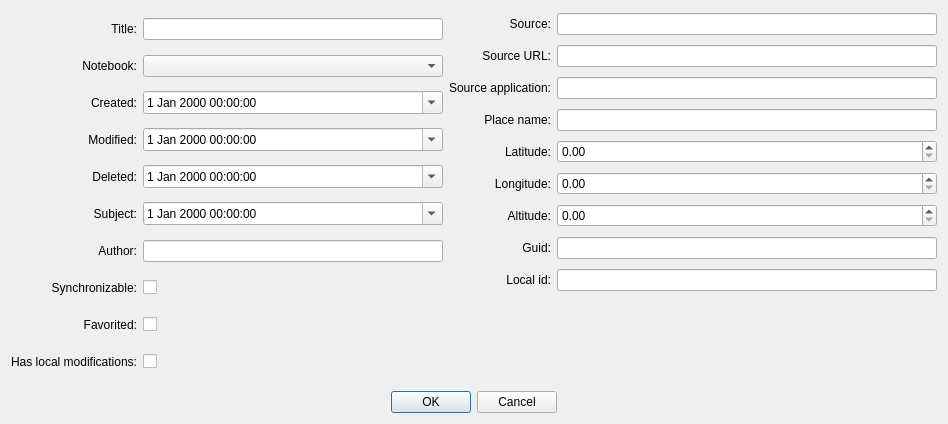
<?xml version="1.0" encoding="UTF-8"?>
<ui version="4.0">
 <class>EditNoteDialog</class>
 <widget class="QDialog" name="EditNoteDialog">
  <property name="geometry">
   <rect>
    <x>0</x>
    <y>0</y>
    <width>948</width>
    <height>424</height>
   </rect>
  </property>
  <property name="windowTitle">
   <string>Dialog</string>
  </property>
  <layout class="QGridLayout" name="gridLayout">
   <item row="0" column="0">
    <layout class="QGridLayout" name="leftGridLayout">
     <item row="0" column="0">
      <widget class="QLabel" name="titleLabel">
       <property name="minimumSize">
        <size>
         <width>0</width>
         <height>26</height>
        </size>
       </property>
       <property name="text">
        <string>Title:</string>
       </property>
       <property name="alignment">
        <set>Qt::AlignRight|Qt::AlignTrailing|Qt::AlignVCenter</set>
       </property>
      </widget>
     </item>
     <item row="0" column="1" colspan="2">
      <widget class="QLineEdit" name="titleLineEdit">
       <property name="minimumSize">
        <size>
         <width>190</width>
         <height>0</height>
        </size>
       </property>
      </widget>
     </item>
     <item row="1" column="0">
      <widget class="QLabel" name="notebookLabel">
       <property name="minimumSize">
        <size>
         <width>0</width>
         <height>26</height>
        </size>
       </property>
       <property name="text">
        <string>Notebook:</string>
       </property>
       <property name="alignment">
        <set>Qt::AlignRight|Qt::AlignTrailing|Qt::AlignVCenter</set>
       </property>
      </widget>
     </item>
     <item row="1" column="1" colspan="2">
      <widget class="QComboBox" name="notebookComboBox">
       <property name="minimumSize">
        <size>
         <width>300</width>
         <height>0</height>
        </size>
       </property>
      </widget>
     </item>
     <item row="2" column="0">
      <widget class="QLabel" name="creationDateTimeLabel">
       <property name="minimumSize">
        <size>
         <width>0</width>
         <height>26</height>
        </size>
       </property>
       <property name="text">
        <string>Created:</string>
       </property>
       <property name="alignment">
        <set>Qt::AlignRight|Qt::AlignTrailing|Qt::AlignVCenter</set>
       </property>
      </widget>
     </item>
     <item row="2" column="1" colspan="2">
      <widget class="QDateTimeEdit" name="creationDateTimeEdit">
       <property name="minimumSize">
        <size>
         <width>190</width>
         <height>0</height>
        </size>
       </property>
       <property name="calendarPopup">
        <bool>true</bool>
       </property>
      </widget>
     </item>
     <item row="3" column="0">
      <widget class="QLabel" name="modificationDateTimeLabel">
       <property name="minimumSize">
        <size>
         <width>0</width>
         <height>26</height>
        </size>
       </property>
       <property name="text">
        <string>Modified:</string>
       </property>
       <property name="alignment">
        <set>Qt::AlignRight|Qt::AlignTrailing|Qt::AlignVCenter</set>
       </property>
      </widget>
     </item>
     <item row="3" column="1" colspan="2">
      <widget class="QDateTimeEdit" name="modificationDateTimeEdit">
       <property name="minimumSize">
        <size>
         <width>190</width>
         <height>0</height>
        </size>
       </property>
       <property name="calendarPopup">
        <bool>true</bool>
       </property>
      </widget>
     </item>
     <item row="4" column="0">
      <widget class="QLabel" name="deletionDateTimeLabel">
       <property name="minimumSize">
        <size>
         <width>0</width>
         <height>26</height>
        </size>
       </property>
       <property name="text">
        <string>Deleted:</string>
       </property>
       <property name="alignment">
        <set>Qt::AlignRight|Qt::AlignTrailing|Qt::AlignVCenter</set>
       </property>
      </widget>
     </item>
     <item row="4" column="1" colspan="2">
      <widget class="QDateTimeEdit" name="deletionDateTimeEdit">
       <property name="minimumSize">
        <size>
         <width>190</width>
         <height>0</height>
        </size>
       </property>
       <property name="calendarPopup">
        <bool>true</bool>
       </property>
      </widget>
     </item>
     <item row="5" column="0">
      <widget class="QLabel" name="subjectDateTimeLabel">
       <property name="minimumSize">
        <size>
         <width>0</width>
         <height>26</height>
        </size>
       </property>
       <property name="text">
        <string>Subject:</string>
       </property>
       <property name="alignment">
        <set>Qt::AlignRight|Qt::AlignTrailing|Qt::AlignVCenter</set>
       </property>
      </widget>
     </item>
     <item row="5" column="1" colspan="2">
      <widget class="QDateTimeEdit" name="subjectDateTimeEdit">
       <property name="minimumSize">
        <size>
         <width>190</width>
         <height>0</height>
        </size>
       </property>
       <property name="calendarPopup">
        <bool>true</bool>
       </property>
      </widget>
     </item>
     <item row="6" column="0">
      <widget class="QLabel" name="authorLabel">
       <property name="minimumSize">
        <size>
         <width>0</width>
         <height>26</height>
        </size>
       </property>
       <property name="text">
        <string>Author:</string>
       </property>
       <property name="alignment">
        <set>Qt::AlignRight|Qt::AlignTrailing|Qt::AlignVCenter</set>
       </property>
      </widget>
     </item>
     <item row="6" column="1" colspan="2">
      <widget class="QLineEdit" name="authorLineEdit">
       <property name="minimumSize">
        <size>
         <width>190</width>
         <height>0</height>
        </size>
       </property>
      </widget>
     </item>
     <item row="8" column="0">
      <widget class="QLabel" name="favoritedLabel">
       <property name="minimumSize">
        <size>
         <width>0</width>
         <height>26</height>
        </size>
       </property>
       <property name="text">
        <string>Favorited:</string>
       </property>
       <property name="alignment">
        <set>Qt::AlignRight|Qt::AlignTrailing|Qt::AlignVCenter</set>
       </property>
      </widget>
     </item>
     <item row="7" column="0">
      <widget class="QLabel" name="synchronizableLabel">
       <property name="minimumSize">
        <size>
         <width>0</width>
         <height>26</height>
        </size>
       </property>
       <property name="text">
        <string>Synchronizable:</string>
       </property>
       <property name="alignment">
        <set>Qt::AlignRight|Qt::AlignTrailing|Qt::AlignVCenter</set>
       </property>
      </widget>
     </item>
     <item row="7" column="1" colspan="2">
      <widget class="QCheckBox" name="synchronizableCheckBox"/>
     </item>
     <item row="8" column="1" colspan="2">
      <widget class="QCheckBox" name="favoritedCheckBox"/>
     </item>
     <item row="9" column="0">
      <widget class="QLabel" name="dirtyLabel">
       <property name="minimumSize">
        <size>
         <width>0</width>
         <height>26</height>
        </size>
       </property>
       <property name="text">
        <string>Has local modifications:</string>
       </property>
       <property name="alignment">
        <set>Qt::AlignRight|Qt::AlignTrailing|Qt::AlignVCenter</set>
       </property>
      </widget>
     </item>
     <item row="9" column="1" colspan="2">
      <widget class="QCheckBox" name="dirtyCheckBox"/>
     </item>
    </layout>
   </item>
   <item row="0" column="1">
    <layout class="QGridLayout" name="rightGridLayout">
     <item row="0" column="0">
      <widget class="QLabel" name="sourceLabel">
       <property name="minimumSize">
        <size>
         <width>0</width>
         <height>26</height>
        </size>
       </property>
       <property name="text">
        <string>Source:</string>
       </property>
       <property name="alignment">
        <set>Qt::AlignRight|Qt::AlignTrailing|Qt::AlignVCenter</set>
       </property>
      </widget>
     </item>
     <item row="0" column="1">
      <widget class="QLineEdit" name="sourceLineEdit">
       <property name="minimumSize">
        <size>
         <width>190</width>
         <height>0</height>
        </size>
       </property>
      </widget>
     </item>
     <item row="1" column="0">
      <widget class="QLabel" name="sourceURLLabel">
       <property name="minimumSize">
        <size>
         <width>0</width>
         <height>26</height>
        </size>
       </property>
       <property name="text">
        <string>Source URL:</string>
       </property>
       <property name="alignment">
        <set>Qt::AlignRight|Qt::AlignTrailing|Qt::AlignVCenter</set>
       </property>
      </widget>
     </item>
     <item row="1" column="1">
      <widget class="QLineEdit" name="sourceURLLineEdit">
       <property name="minimumSize">
        <size>
         <width>190</width>
         <height>0</height>
        </size>
       </property>
      </widget>
     </item>
     <item row="2" column="0">
      <widget class="QLabel" name="sourceApplicationLabel">
       <property name="minimumSize">
        <size>
         <width>0</width>
         <height>26</height>
        </size>
       </property>
       <property name="text">
        <string>Source application:</string>
       </property>
       <property name="alignment">
        <set>Qt::AlignRight|Qt::AlignTrailing|Qt::AlignVCenter</set>
       </property>
      </widget>
     </item>
     <item row="2" column="1">
      <widget class="QLineEdit" name="sourceApplicationLineEdit">
       <property name="minimumSize">
        <size>
         <width>190</width>
         <height>0</height>
        </size>
       </property>
      </widget>
     </item>
     <item row="3" column="0">
      <widget class="QLabel" name="placeNameLabel">
       <property name="minimumSize">
        <size>
         <width>0</width>
         <height>26</height>
        </size>
       </property>
       <property name="text">
        <string>Place name:</string>
       </property>
       <property name="alignment">
        <set>Qt::AlignRight|Qt::AlignTrailing|Qt::AlignVCenter</set>
       </property>
      </widget>
     </item>
     <item row="3" column="1">
      <widget class="QLineEdit" name="placeNameLineEdit">
       <property name="minimumSize">
        <size>
         <width>190</width>
         <height>0</height>
        </size>
       </property>
      </widget>
     </item>
     <item row="4" column="0">
      <widget class="QLabel" name="latitudeLabel">
       <property name="minimumSize">
        <size>
         <width>0</width>
         <height>26</height>
        </size>
       </property>
       <property name="text">
        <string>Latitude:</string>
       </property>
       <property name="alignment">
        <set>Qt::AlignRight|Qt::AlignTrailing|Qt::AlignVCenter</set>
       </property>
      </widget>
     </item>
     <item row="4" column="1">
      <widget class="QDoubleSpinBox" name="latitudeSpinBox">
       <property name="minimumSize">
        <size>
         <width>190</width>
         <height>0</height>
        </size>
       </property>
      </widget>
     </item>
     <item row="5" column="0">
      <widget class="QLabel" name="longitudeLabel">
       <property name="minimumSize">
        <size>
         <width>0</width>
         <height>26</height>
        </size>
       </property>
       <property name="text">
        <string>Longitude:</string>
       </property>
       <property name="alignment">
        <set>Qt::AlignRight|Qt::AlignTrailing|Qt::AlignVCenter</set>
       </property>
      </widget>
     </item>
     <item row="5" column="1">
      <widget class="QDoubleSpinBox" name="longitudeSpinBox">
       <property name="minimumSize">
        <size>
         <width>190</width>
         <height>0</height>
        </size>
       </property>
      </widget>
     </item>
     <item row="6" column="0">
      <widget class="QLabel" name="altitudeLabel">
       <property name="minimumSize">
        <size>
         <width>0</width>
         <height>26</height>
        </size>
       </property>
       <property name="text">
        <string>Altitude:</string>
       </property>
       <property name="alignment">
        <set>Qt::AlignRight|Qt::AlignTrailing|Qt::AlignVCenter</set>
       </property>
      </widget>
     </item>
     <item row="6" column="1">
      <widget class="QDoubleSpinBox" name="altitudeSpinBox">
       <property name="minimumSize">
        <size>
         <width>190</width>
         <height>0</height>
        </size>
       </property>
      </widget>
     </item>
     <item row="7" column="0">
      <widget class="QLabel" name="guidLabel">
       <property name="minimumSize">
        <size>
         <width>0</width>
         <height>26</height>
        </size>
       </property>
       <property name="text">
        <string>Guid:</string>
       </property>
       <property name="alignment">
        <set>Qt::AlignRight|Qt::AlignTrailing|Qt::AlignVCenter</set>
       </property>
      </widget>
     </item>
     <item row="7" column="1">
      <widget class="QLineEdit" name="guidLineEdit">
       <property name="minimumSize">
        <size>
         <width>320</width>
         <height>0</height>
        </size>
       </property>
       <property name="readOnly">
        <bool>true</bool>
       </property>
      </widget>
     </item>
     <item row="8" column="0">
      <widget class="QLabel" name="localIdLabel">
       <property name="minimumSize">
        <size>
         <width>0</width>
         <height>26</height>
        </size>
       </property>
       <property name="text">
        <string>Local id:</string>
       </property>
       <property name="alignment">
        <set>Qt::AlignRight|Qt::AlignTrailing|Qt::AlignVCenter</set>
       </property>
      </widget>
     </item>
     <item row="8" column="1">
      <widget class="QLineEdit" name="localIdLineEdit">
       <property name="minimumSize">
        <size>
         <width>320</width>
         <height>0</height>
        </size>
       </property>
       <property name="readOnly">
        <bool>true</bool>
       </property>
      </widget>
     </item>
     <item row="9" column="0">
      <spacer name="verticalSpacer">
       <property name="orientation">
        <enum>Qt::Vertical</enum>
       </property>
       <property name="sizeHint" stdset="0">
        <size>
         <width>20</width>
         <height>40</height>
        </size>
       </property>
      </spacer>
     </item>
    </layout>
   </item>
   <item row="1" column="0" colspan="2">
    <widget class="QDialogButtonBox" name="buttonBox">
     <property name="orientation">
      <enum>Qt::Horizontal</enum>
     </property>
     <property name="standardButtons">
      <set>QDialogButtonBox::Cancel|QDialogButtonBox::Ok</set>
     </property>
     <property name="centerButtons">
      <bool>true</bool>
     </property>
    </widget>
   </item>
  </layout>
 </widget>
 <resources/>
 <connections>
  <connection>
   <sender>buttonBox</sender>
   <signal>accepted()</signal>
   <receiver>EditNoteDialog</receiver>
   <slot>accept()</slot>
   <hints>
    <hint type="sourcelabel">
     <x>248</x>
     <y>254</y>
    </hint>
    <hint type="destinationlabel">
     <x>157</x>
     <y>274</y>
    </hint>
   </hints>
  </connection>
  <connection>
   <sender>buttonBox</sender>
   <signal>rejected()</signal>
   <receiver>EditNoteDialog</receiver>
   <slot>reject()</slot>
   <hints>
    <hint type="sourcelabel">
     <x>316</x>
     <y>260</y>
    </hint>
    <hint type="destinationlabel">
     <x>286</x>
     <y>274</y>
    </hint>
   </hints>
  </connection>
 </connections>
</ui>
